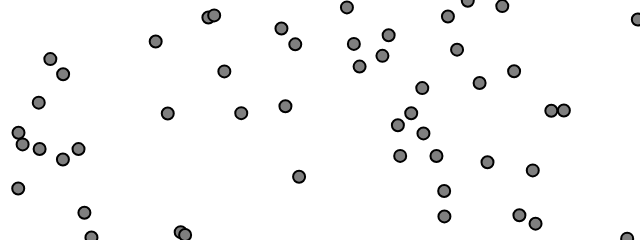
Frame 1 (no input)
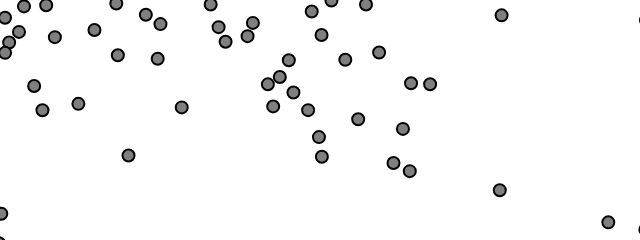
Frame 60 (no input)
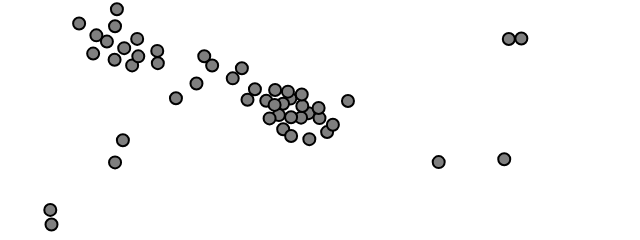
Frame 120 (the mouse pressed at the canvas centre since frame 60)

The p5.js sketch that drew these frames (run headless with seeded random() and noise() and a simulated clock; from frame 60 on, the mouse is pressed at the canvas centre):

// p5.js sketch
// ── sketch.js
// The Nature of Code
// Daniel Shiffman
// http://natureofcode.com

// Separation
// Via Reynolds: http://www.red3d.com/cwr/steer/

// A list of vehicles
let vehicles = [];

let slider1;
let slider2;
let slider3;

function setup() {
  createCanvas(640, 240);
  // We are now making random vehicles and storing them in an array
  for (let i = 0; i < 50; i++) {
    vehicles.push(new Vehicle(random(width), random(height)));
  }
}

function draw() {
  background(255);

  for (let v of vehicles) {
    v.applyBehaviors(vehicles);
    v.update();
    v.borders();
    v.show();
  }
}

// ── vehicle.js
// The Nature of Code
// Daniel Shiffman
// http://natureofcode.com

// Vehicle object

class Vehicle {
  constructor(x, y) {
    // All the usual stuff
    this.position = createVector(x, y);
    this.r = 6;
    this.maxspeed = 3; // Maximum speed
    this.maxforce = 0.2; // Maximum steering force
    this.acceleration = createVector(0, 0);
    this.velocity = createVector(0, 0);
  }

  applyBehaviors(vehicles) {
    let separateForce = this.separate(vehicles);
    let seekForce = this.seek(createVector(mouseX, mouseY));

    separateForce.mult(1.5);
    seekForce.mult(0.5);

    this.applyForce(separateForce);
    this.applyForce(seekForce);
  }

  applyForce(force) {
    // We could add mass here if we want A = F / M
    this.acceleration.add(force);
  }

  // Separation
  // Method checks for nearby vehicles and steers away
  separate(vehicles) {
    let desiredSeparation = this.r * 2;
    let sum = createVector(0, 0);
    let count = 0;
    // For every vehicle in the system, check if it's too close
    for (let other of vehicles) {
      let d = p5.Vector.dist(this.position, other.position);
      // If the distance is greater than 0 and less than an arbitrary amount (0 when you are yourself)
      if (this != other && d < desiredSeparation) {
        // Calculate vector pointing away from neighbor
        let diff = p5.Vector.sub(this.position, other.position);
        diff.setMag(1 / d); // Weight by distance
        sum.add(diff);
        count++; // Keep track of how many
      }
    }
    // Average -- divide by how many
    if (count > 0) {
      sum.div(count);
      // Our desired vector is the average scaled to maximum speed
      sum.setMag(this.maxspeed);
      // Implement Reynolds: Steering = Desired - Velocity
      sum.sub(this.velocity);
      sum.limit(this.maxforce);
    }
    return sum;
  }

  // A method that calculates a steering force towards a target
  // STEER = DESIRED MINUS VELOCITY
  seek(target) {
    let desired = p5.Vector.sub(target, this.position); // A vector pointing from the location to the target

    // Normalize desired and scale to maximum speed
    desired.normalize();
    desired.mult(this.maxspeed);
    // Steering = Desired minus velocity
    let steer = p5.Vector.sub(desired, this.velocity);
    steer.limit(this.maxforce); // Limit to maximum steering force
    return steer;
  }

  // Method to update location
  update() {
    // Update velocity
    this.velocity.add(this.acceleration);
    // Limit speed
    this.velocity.limit(this.maxspeed);
    this.position.add(this.velocity);
    // Reset accelertion to 0 each cycle
    this.acceleration.mult(0);
  }

  show() {
    fill(127);
    stroke(0);
    strokeWeight(2);
    push();
    translate(this.position.x, this.position.y);
    circle(0, 0, this.r * 2);
    pop();
  }

  // Wraparound
  borders() {
    if (this.position.x < -this.r) this.position.x = width + this.r;
    if (this.position.y < -this.r) this.position.y = height + this.r;
    if (this.position.x > width + this.r) this.position.x = -this.r;
    if (this.position.y > height + this.r) this.position.y = -this.r;
  }
}
